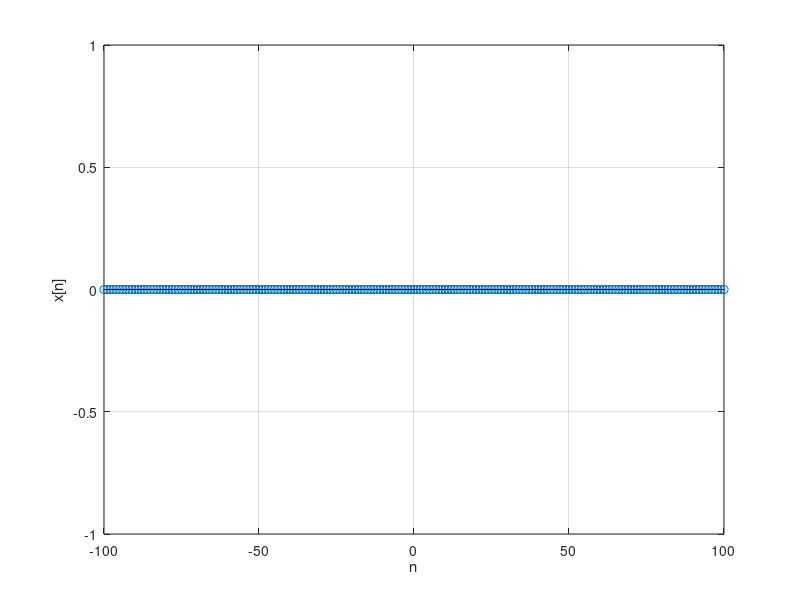
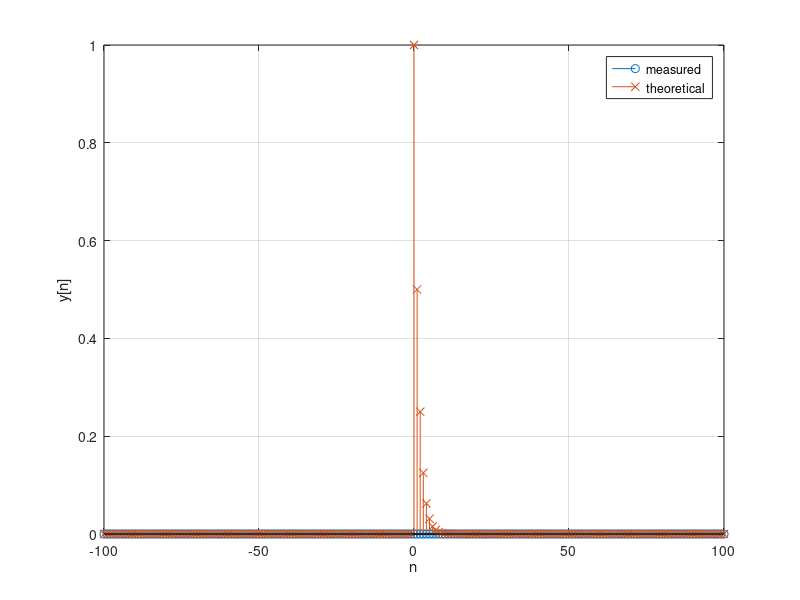

Here is the MATLAB script that generated these plots, in order:
clear all
close all
clc


% implmentation of one-pole systems
% H(z) = z/(z-p)
% y[n] = x[n] +py[n-1]

N =100;
n= [-N:N]';

x=zeros(2*N+1,1);
x = x.* (n==0);
figure()
stem(n,x) ; grid on
xlabel('n')
ylabel('x[n]')
% % system implementation
p=0.5;
y=x*0;
for k=2:length(x)
    y(k) = p*y(k-1) + x(k)
end

figure()
stem(n,y), grid on, hold on
xlabel('n')
ylabel('y[n]')
%theoretical impulse response

h=(p.^n).*(n>=0) ; 
stem(n,h,'x'), grid on , hold on
legend('measured' , 'theoretical')
